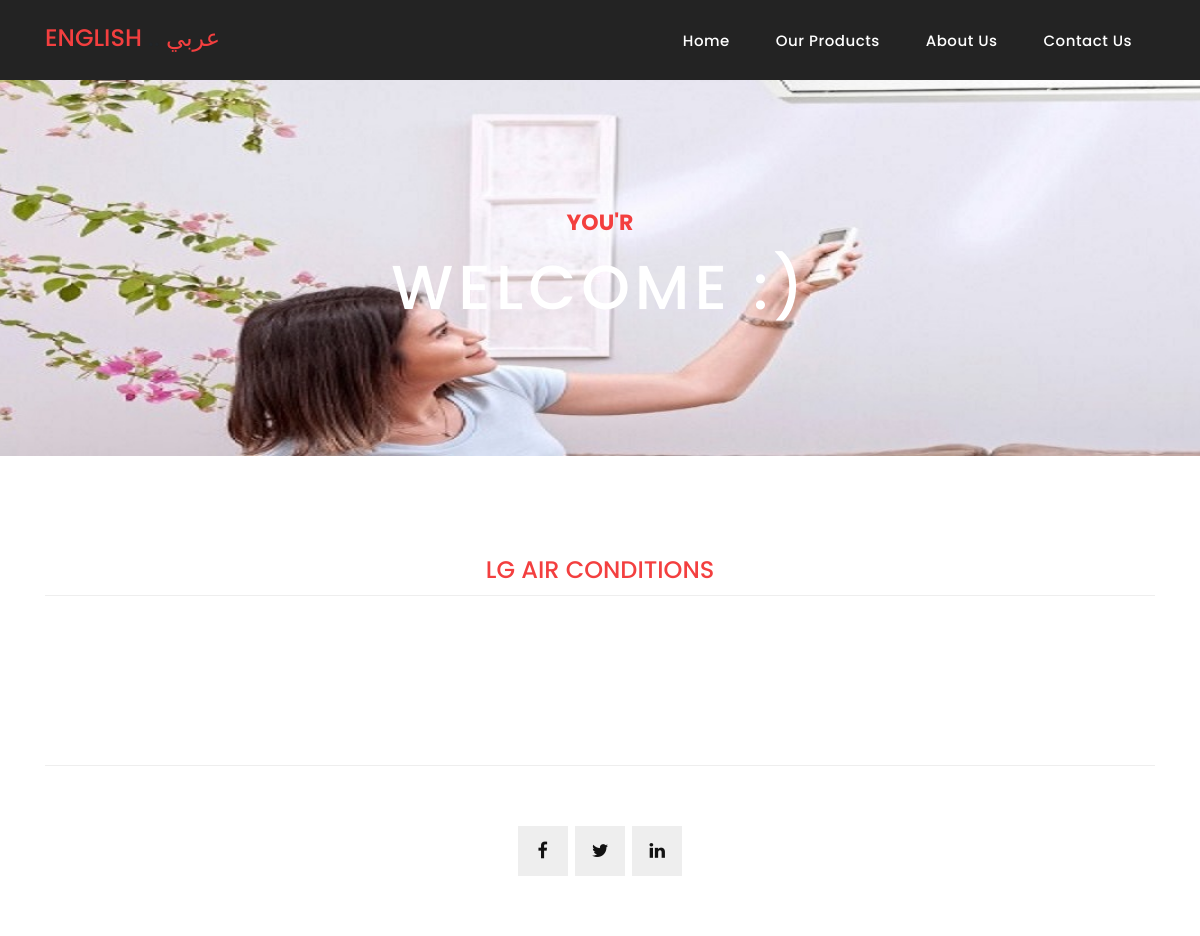
Before: /lg/lg_en/ with the older database file.
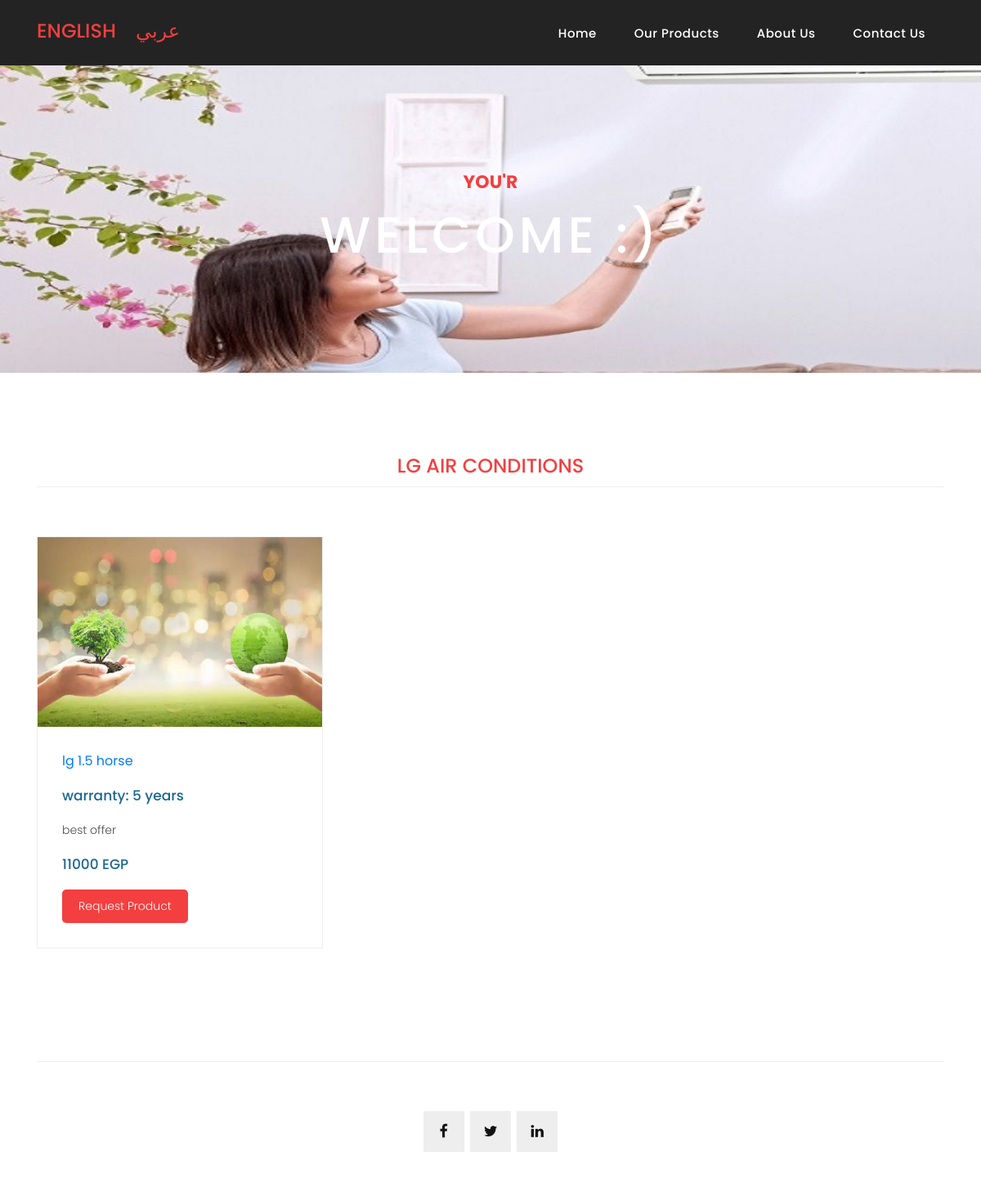
After: the same page with the newer database file.
### lg/models.py (models this page shows, shortened)
class lg(models.Model):
    power= models.CharField(max_length=50)
    warranty = models.CharField(max_length=10)
    price= models.CharField(max_length=10)
    image= models.ImageField(upload_to='toshiba_photo/')
    description= models.TextField(max_length=1000)

### lg/views.py (the view)
# urls.py: path('lg_en/', views.lg_list, name='lg_list'),
def lg_list(request):
    x = lg.objects.all()
    context={'all_lg':x}
    return render(request, 'lg_list.html',context)

### lg/templates/lg_list.html
{% extends 'base.html' %}
{%load static%}
{% block base%}
    <div class="products">
      <div class="container">
        <div class="row">
          <div class="col-md-12">
            <div class="filters">
              <ul>
                  <li class="active" data-filter="*"><h4>lg Air conditions</h4></li>
              </ul>
            </div>
          </div>
            <div class="col-md-12">
            <div class="filters-content">
                <div class="row grid">
<div class="col-md-12">
            <div class="filters-content">
                <div class="row grid">
{%for i in all_lg%}
                    <div class="col-lg-4 col-md-4 all des">
                      <div class="product-item">
                        <img src="{{i.image.url}}" alt="">
                        <div class="down-content">
                         <a href="{% url 'lg:lg_detail' i.id %}" <h4>lg {{i.power}} horse</h4> </a>
                            <p> <h4> warranty: {{i.warranty}} years </h4> </p>
                          <p>{{i.description}}</p>
                         <p> <h4>{{i.price}} EGP</h4></p>
                          <div >
                  <a href="{% url 'lg:lg_detail' i.id %}" class="filled-button">request product</a>
                </div>
                        </div>
                      </div>
                    </div>
{%endfor%}
                </div>
            </div>
          </div>
                </div>
            </div>
                </div>
        </div>
      </div>
    </div>
<br>
{%endblock%}

Changed rows visible on the page:
added lg: image (picture), power "1.5", warranty "5", description "best offer", price "11000"
